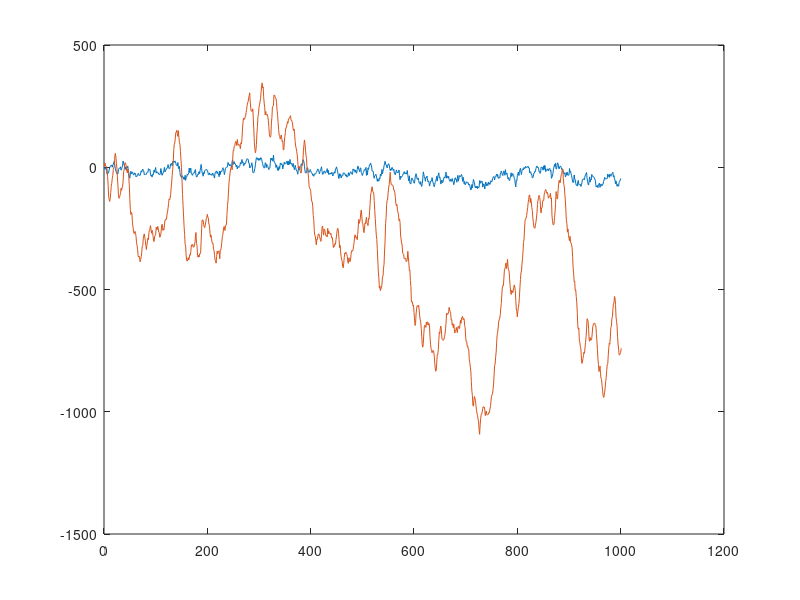

The MATLAB source for this figure:
X = [1];
Y = [4];

A = [0.8147, 0.0126; 1.2699, 0.9058];

Z = vertcat(X, Y);

k = 0.99;
g = 100;
for t = 1:1000
    V = [g k; k g];
    res = mvnrnd([0,0], V,1);
    Z(:,end+1) = A*Z(:,end) + res';
end

fig = figure();
plot(1:1001, Z(1,:), 1:1001, Z(2,:));